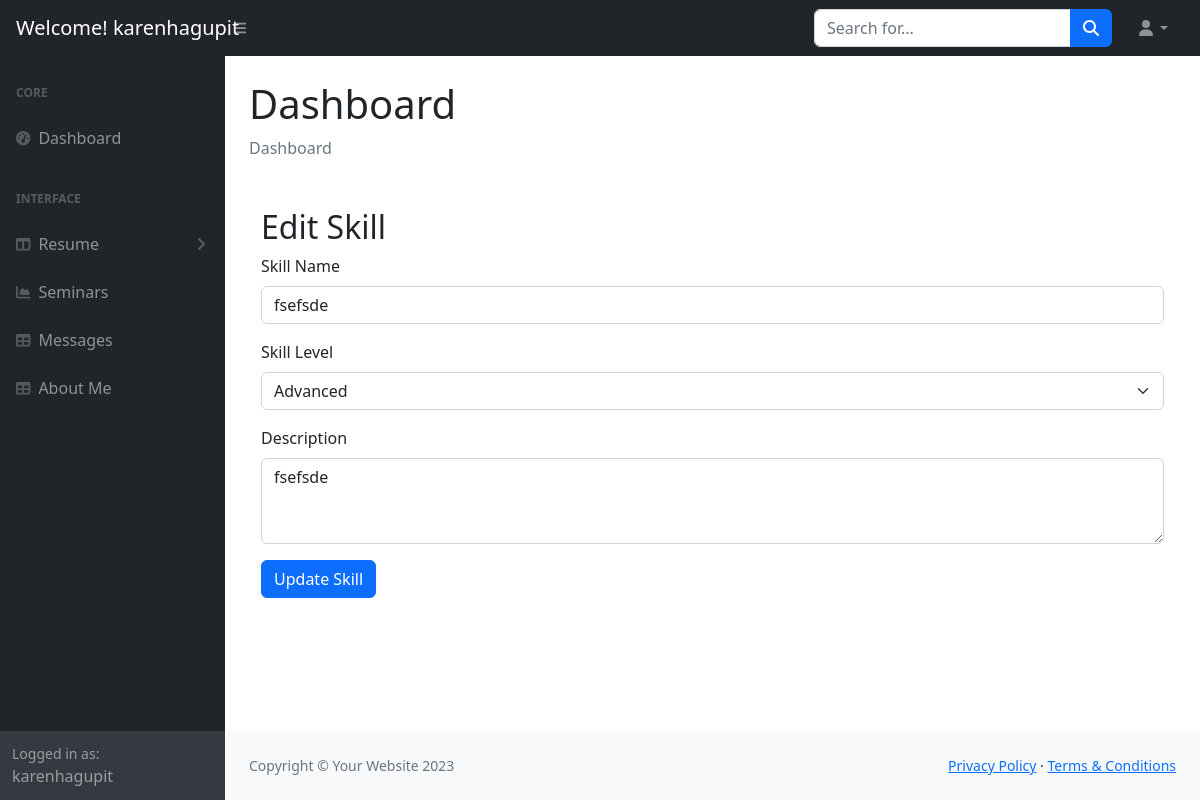
Screenshot of /dashboard/dashboard/edit_skills.php?id=3 (signed in) with the database file from the repository.
### tables this page shows
CREATE TABLE `skills` (
  `id` int(11) NOT NULL,
  `skill_name` varchar(100) NOT NULL,
  `skill_level` enum('Beginner','Intermediate','Advanced','Expert') NOT NULL,
  `description` text DEFAULT NULL
);

### dashboard/dashboard/edit_skills.php (the view, shortened to what this page needs)
<?php
$servername = "localhost";
$username = "root";
$password = "";
$dbname = "karensporfolio";
$conn = new mysqli($servername, $username, $password, $dbname);
$skill = null;
if (isset($_GET['id'])) {
    $id = $_GET['id'];
    $stmt = $conn->prepare("SELECT * FROM skills WHERE id = ?");
    $stmt->bind_param("i", $id);
    $stmt->execute();
    $result = $stmt->get_result();
    if ($result->num_rows > 0) {
        $skill = $result->fetch_assoc();
    } else {
        echo "No skill found with that ID.";
        exit;
    }
}
$username = $_SESSION['user'];
?>
<!DOCTYPE html>
<html lang="en">
    <head>
        <link href="https://cdn.jsdelivr.net/npm/simple-datatables@7.1.2/dist/style.min.css" rel="stylesheet" />
        <link rel="stylesheet" href="https://maxcdn.bootstrapcdn.com/bootstrap/4.5.2/css/bootstrap.min.css">
        <link href="css/styles.css" rel="stylesheet" />
    </head>
    <body class="sb-nav-fixed">
        <nav class="sb-topnav navbar navbar-expand navbar-dark bg-dark">
            <a class="navbar-brand ps-3" href="index.html">Welcome! <?php echo htmlspecialchars($username); ?></h1></a>
            <button class="btn btn-link btn-sm order-1 order-lg-0 me-4 me-lg-0" id="sidebarToggle" href="#!"><i class="fas fa-bars"></i></button>
            <form class="d-none d-md-inline-block form-inline ms-auto me-0 me-md-3 my-2 my-md-0">
                <div class="input-group">
                    <input class="form-control" type="text" placeholder="Search for..." aria-label="Search for..." aria-describedby="btnNavbarSearch" />
                    <button class="btn btn-primary" id="btnNavbarSearch" type="button"><i class="fas fa-search"></i></button>
                </div>
            </form>
            <ul class="navbar-nav ms-auto ms-md-0 me-3 me-lg-4">
                <li class="nav-item dropdown">
                    <a class="nav-link dropdown-toggle" id="navbarDropdown" href="#" role="button" data-bs-toggle="dropdown" aria-expanded="false"><i class="fas fa-user fa-fw"></i></a>
                </li>
            </ul>
        </nav>
        <div id="layoutSidenav">
            <div id="layoutSidenav_nav">
                <nav class="sb-sidenav accordion sb-sidenav-dark" id="sidenavAccordion">
                    <div class="sb-sidenav-menu">
                        <div class="nav">
                            <div class="sb-sidenav-menu-heading">Core</div>
                            <a class="nav-link" href="dashboard.php">
                                <div class="sb-nav-link-icon"><i class="fas fa-tachometer-alt"></i></div>
                                Dashboard
                            </a>
                            <div class="sb-sidenav-menu-heading">Interface</div>
                            <a class="nav-link collapsed" href="#" data-bs-toggle="collapse" data-bs-target="#collapseLayouts" aria-expanded="false" aria-controls="collapseLayouts">
                                <div class="sb-nav-link-icon"><i class="fas fa-columns"></i></div>
                                Resume
                                <div class="sb-sidenav-collapse-arrow"><i class="fas fa-angle-down"></i></div>
                            </a>
                            <a class="nav-link" href="dash_seminar.php">
                                <div class="sb-nav-link-icon"><i class="fas fa-chart-area"></i></div>
                                Seminars
                            </a>
                            <a class="nav-link" href="message.php">
                                <div class="sb-nav-link-icon"><i class="fas fa-table"></i></div>
                                Messages
                            </a>
                            <a class="nav-link" href="dash_about.php">
                                <div class="sb-nav-link-icon"><i class="fas fa-table"></i></div>
                                About Me
                            </a>
                        </div>
                    </div>
                    <div class="sb-sidenav-footer">
                        <div class="small">Logged in as:</div>
                        <?php echo htmlspecialchars($username); ?>
                    </div>
                </nav>
            </div>
            <div id="layoutSidenav_content">
                <main>
                    <div class="container-fluid px-4">
                        <h1 class="mt-4">Dashboard</h1>
                        <ol class="breadcrumb mb-4">
                            <li class="breadcrumb-item active">Dashboard</li>
                        </ol>
                        <div class="container mt-5">
        <h2>Edit Skill</h2>
        <?php if ($skill): ?>
            <form method="POST" action="">
                <div class="mb-3">
                    <label for="skill_name" class="form-label">Skill Name</label>
                    <input type="text" class="form-control" id="skill_name" name="skill_name" value="<?php echo htmlspecialchars($skill['skill_name']); ?>" required>
                </div>
                <div class="mb-3">
                    <label for="skill_level" class="form-label">Skill Level</label>
                    <select class="form-select" id="skill_level" name="skill_level" required>
                        <option value="Advanced" <?php echo ($skill['skill_level'] == 'Advanced') ? 'selected' : ''; ?>>Advanced</option>
                    </select>
                </div>
                <div class="mb-3">
                    <label for="description" class="form-label">Description</label>
                    <textarea class="form-control" id="description" name="description" rows="3"><?php echo htmlspecialchars($skill['description']); ?></textarea>
                </div>
                <button type="submit" class="btn btn-primary">Update Skill</button>
            </form>
        <?php else: ?>
            <p>No skill found to edit.</p>
        <?php endif; ?>
    </div>
                </main>
                <footer class="py-4 bg-light mt-auto">
                    <div class="container-fluid px-4">
                        <div class="d-flex align-items-center justify-content-between small">
                            <div class="text-muted">Copyright &copy; Your Website 2023</div>
                            <div>
                                <a href="#">Privacy Policy</a>
                                &middot;
                                <a href="#">Terms &amp; Conditions</a>
                            </div>
                        </div>
                    </div>
                </footer>
            </div>
        </div>
    </body>
</html>

### rows the page displays
skills: skill_name "fsefsde", skill_level "Advanced", description "fsefsde"

### other values shown
$username "karenhagupit"
